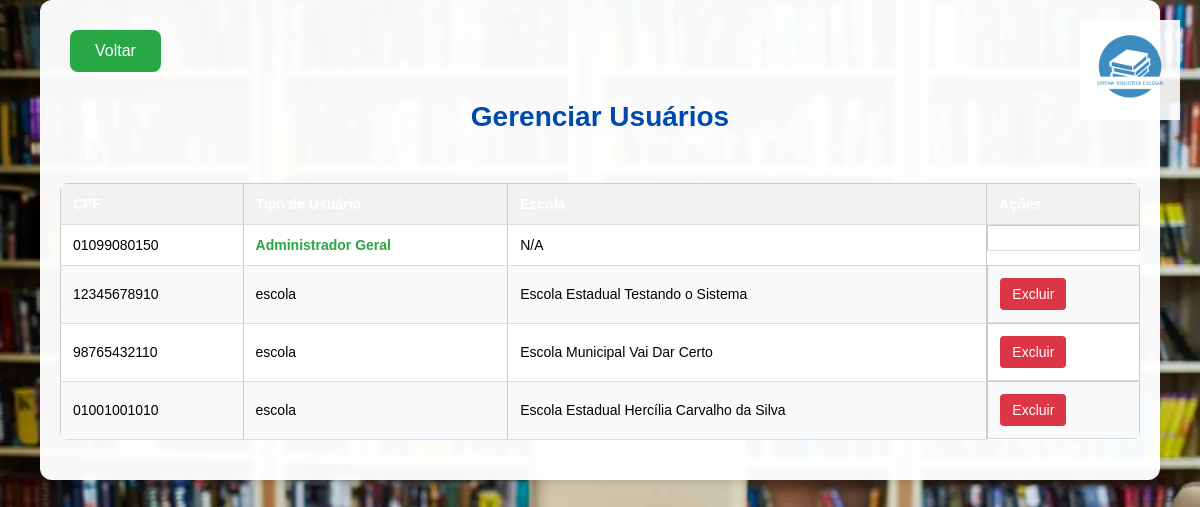
The app's page /gerenciar_usuarios (signed in) with its own data.
### tables this page shows
CREATE TABLE usuarios (
    id INTEGER PRIMARY KEY AUTOINCREMENT,
    cpf TEXT NOT NULL,
    senha TEXT NOT NULL,
    escola_id INTEGER,
    tipo_usuario TEXT DEFAULT 'escola',
    FOREIGN KEY (escola_id) REFERENCES escolas(id),
    UNIQUE(cpf, escola_id)
);

CREATE TABLE escolas (
    id INTEGER PRIMARY KEY AUTOINCREMENT,
    nome TEXT NOT NULL,
    endereco TEXT,
    telefone TEXT
);

### app.py (the view)
@app.route('/gerenciar_usuarios')
def gerenciar_usuarios():
    if 'usuario_cpf' not in session:
        return redirect(url_for('login'))
    if session.get('tipo_usuario') != 'super_admin':
        flash('Apenas o administrador geral pode gerenciar usuários!', 'error')
        return redirect(url_for('index'))
    conn = get_db_connection()
    usuarios = conn.execute('''
        SELECT u.*, e.nome as escola_nome
        FROM usuarios u
        LEFT JOIN escolas e ON u.escola_id = e.id
    ''').fetchall()
    conn.close()
    return render_template('gerenciar_usuarios.html', usuarios=usuarios)

### app.py (called while the page is built)
def get_db_connection():
    conn = sqlite3.connect('database.db')
    conn.row_factory = sqlite3.Row
    return conn

### templates/gerenciar_usuarios.html (shortened to what this page needs)
<!DOCTYPE html>
<html lang="pt-br">
<head>
    <link rel="stylesheet" href="{{ url_for('static', filename='style.css') }}">
</head>
<body>
    <div class="logo-container">
        <img src="{{ url_for('static', filename='logosbe.png') }}" alt="Logo Sistema Biblioteca Escolar">
    </div>
    <div class="container">
        <a href="{{ url_for('index') }}" class="back-button">Voltar</a>
        <h1>Gerenciar Usuários</h1>
        <div class="table-container">
            <table>
                <thead>
                    <tr>
                        <th>CPF</th>
                        <th>Tipo de Usuário</th>
                        <th>Escola</th>
                        <th>Ações</th>
                    </tr>
                </thead>
                <tbody>
                    {% for usuario in usuarios %}
                    <tr>
                        <td>{{ usuario.cpf }}</td>
                        <td>
                            {% if usuario.tipo_usuario == 'super_admin' %}
                                <span class="super-admin">Administrador Geral</span>
                            {% else %}
                                {{ usuario.tipo_usuario }}
                            {% endif %}
                        </td>
                        <td>{{ usuario.escola_nome or 'N/A' }}</td>
                        <td class="action-buttons">
                            {% if usuario.tipo_usuario != 'super_admin' %}
                            <a href="{{ url_for('excluir_usuario', cpf=usuario.cpf) }}"
                               class="delete-button"
                               onclick="return confirm('Tem certeza que deseja excluir este usuário?')">
                                Excluir
                            </a>
                            {% endif %}
                        </td>
                    </tr>
                    {% endfor %}
                </tbody>
            </table>
        </div>
    </div>
</body>
</html>

### static/style.css (style rules this page uses)
body { margin: 0; padding: 0; min-height: 100vh; font-family: Arial, sans-serif; background: url('../static/livro.png.png') no-repeat center center fixed; background-size: cover; display: flex; flex-direction: column; align-items: center; }
.container { background-color: rgba(255, 255, 255, 0.97); padding: 40px; border-radius: 12px; box-shadow: 0 4px 6px rgba(0, 0, 0, 0.1); width: 90%; max-width: 1000px; margin: 40px auto; position: relative; padding-top: 20px; }
.back-button { display: inline-block; padding: 8px 16px; background-color: #28a745; color: white; text-decoration: none; border-radius: 4px; transition: background-color 0.2s; margin-top: 20px; }
table { width: 100%; border-collapse: collapse; margin: 20px 0; background-color: white; }
th, td { padding: 12px; text-align: left; border-bottom: 1px solid #ddd; }
th { background-color: #004aad; color: white; }
tr:nth-child(even) { background-color: #f8f9fa; }
h1 { font-size: 2rem; margin-bottom: 20px; color: #004aad; }
.back-button { padding: 12px 25px; margin: 10px auto; font-size: 16px; background-color: #28a745; color: white; border: none; border-radius: 8px; cursor: pointer; display: inline-block; text-decoration: none; }
table { width: 100%; border-collapse: collapse; margin-top: 20px; }
th, td { padding: 12px 8px; text-align: center; border: 1px solid #ccc; font-size: 14px; }
th { background-color: #003580; color: white; }
a.main-button, a.back-button { display: inline-block; padding: 12px 25px; margin: 10px; font-size: 16px; background-color: #004aad; color: white; border: none; border-radius: 8px; cursor: pointer; text-decoration: none; text-align: center; transition: background 0.3s; }
a.back-button { background-color: #28a745; }
.back-button { padding: 10px 20px; font-size: 16px; background-color: #28a745; color: white; border: none; border-radius: 8px; cursor: pointer; text-decoration: none; transition: background-color 0.3s; display: inline-block; }
table { width: 100%; border-collapse: collapse; margin: 20px 0; background-color: white; border-radius: 8px; overflow: hidden; }
th, td { padding: 12px 15px; text-align: left; border-bottom: 1px solid #ddd; }
th { background-color: #004aad; color: white; font-weight: 500; }
h1 { color: #004aad; margin-bottom: 30px; text-align: center; font-size: 28px; }
.logo-container { position: fixed; top: 20px; right: 20px; z-index: 1000; }
.logo-container img { width: 100px; height: auto; opacity: 0.9; }

### templates/gerenciar_usuarios.html (style rules this page uses)
.container { max-width: 1200px; margin: 0 auto; padding: 20px; }
.table-container { overflow-x: auto; }
table { width: 100%; border-collapse: collapse; margin-top: 20px; }
th, td { padding: 12px; text-align: left; border-bottom: 1px solid #ddd; }
th { background-color: #f2f2f2; font-weight: bold; }
.action-buttons { display: flex; gap: 10px; }
.delete-button { background-color: #dc3545; color: white; border: none; padding: 8px 12px; border-radius: 4px; cursor: pointer; text-decoration: none; }
.back-button { display: inline-block; margin-bottom: 20px; padding: 8px 16px; background-color: #6c757d; color: white; text-decoration: none; border-radius: 4px; }
.super-admin { color: #28a745; font-weight: bold; }

### records on screen
usuarios: cpf "01099080150", tipo_usuario "Administrador Geral", escola_nome "N/A"
usuarios: cpf "12345678910", tipo_usuario "escola", nome "Escola Estadual Testando o Sistema"
usuarios: cpf "98765432110", tipo_usuario "escola", nome "Escola Municipal Vai Dar Certo"
usuarios: cpf "01001001010", tipo_usuario "escola", nome "Escola Estadual Hercília Carvalho da Silva"
